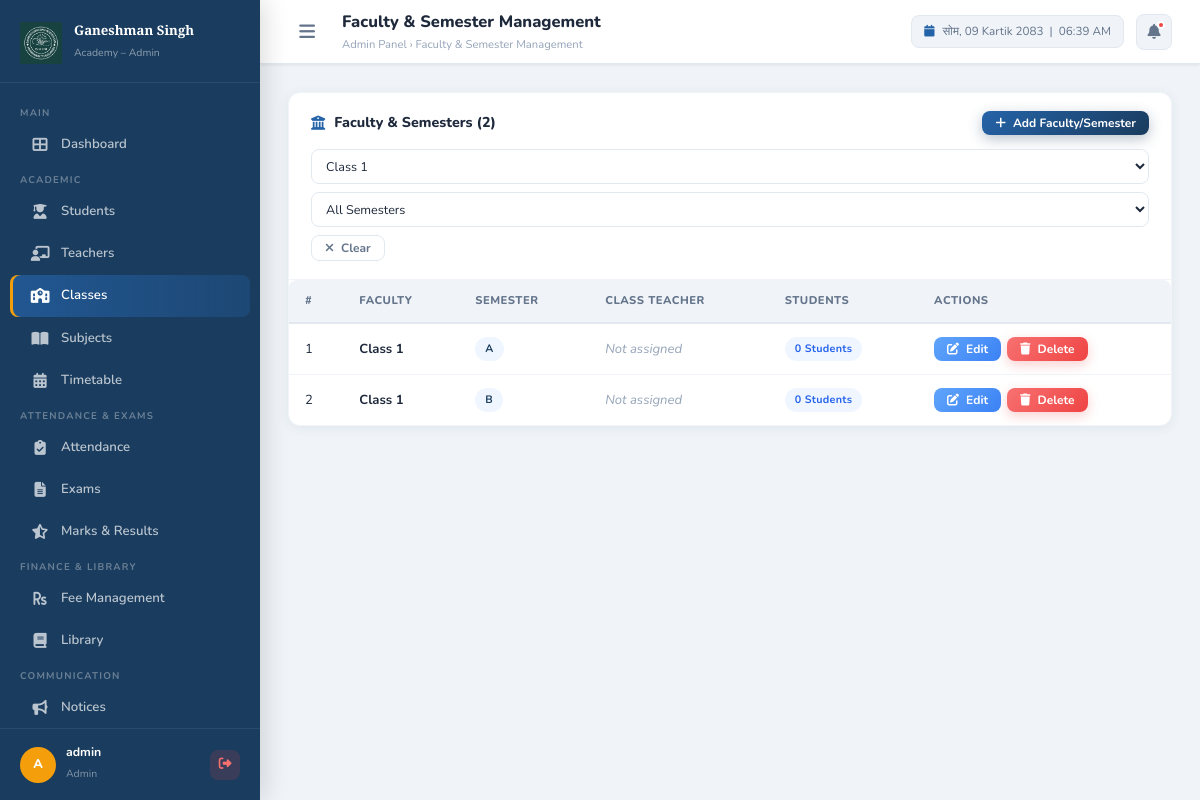
/admin/classes.php?faculty=Class 1 (signed in), run on the app's committed database.
### tables this page shows
CREATE TABLE IF NOT EXISTS classes (
    id INT AUTO_INCREMENT PRIMARY KEY,
    class_name VARCHAR(50) NOT NULL,
    section VARCHAR(10) NOT NULL,
    class_teacher_id INT DEFAULT NULL,
    created_at TIMESTAMP DEFAULT CURRENT_TIMESTAMP,
    UNIQUE KEY unique_class_section (class_name, section)
);

### includes/config.php (called while the page is built, shortened)
<?php
class Database {
    private static $instance = null;
    private $connection;
    private function __construct() {
        $this->connection = new mysqli(DB_HOST, DB_USER, DB_PASS, DB_NAME);
        $this->connection->set_charset(DB_CHARSET);
    }
    public static function getInstance(): Database {
        if (self::$instance === null) {
            self::$instance = new Database();
        }
        return self::$instance;
    }
    public function fetchAll(string $sql, string $types = '', array $params = []): array {
        if (!empty($params)) {
            $stmt = $this->connection->prepare($sql);
            $stmt->bind_param($types, ...$params);
            $stmt->execute();
            $result = $stmt->get_result();
        } else {
            $result = $this->connection->query($sql);
        }
        return $result->fetch_all(MYSQLI_ASSOC);
    }
}
function db(): Database {
    return Database::getInstance();
}

### includes/auth.php (called while the page is built, shortened)
<?php
require_once __DIR__ . '/config.php';
function sanitize(string $input): string {
    return htmlspecialchars(strip_tags(trim($input)), ENT_QUOTES, 'UTF-8');
}

### admin/classes.php (the view, shortened to what this page needs)
<?php
require_once '../includes/auth.php';
$filterFaculty = sanitize($_GET['faculty'] ?? '');
$filterSem     = sanitize($_GET['semester'] ?? '');
$where  = "WHERE 1=1";
$params = []; $types = '';
if ($filterFaculty) { $where .= " AND c.class_name = ?"; $params[] = $filterFaculty; $types .= 's'; }
$classes = db()->fetchAll("
    SELECT c.*, t.first_name, t.last_name,
           (SELECT COUNT(*) FROM students s WHERE s.class_id=c.id AND s.is_active=1) as student_count
    FROM classes c
    LEFT JOIN teachers t ON c.class_teacher_id = t.id
    $where
    ORDER BY c.class_name, c.section
", $types, $params);
$allFaculties = db()->fetchAll("SELECT DISTINCT class_name FROM classes ORDER BY class_name");
include '../includes/admin_header.php';
?>
<div class="card">
    <div class="card-header" style="flex-direction:column;align-items:flex-start;gap:14px;">
        <div style="display:flex;align-items:center;justify-content:space-between;width:100%;flex-wrap:wrap;gap:10px;">
            <h3><i class="fas fa-university"></i> Faculty & Semesters (<?= count($classes) ?>)</h3>
            <button class="btn btn-primary btn-sm" onclick="Modal.open('addClassModal')">
                <i class="fas fa-plus"></i> Add Faculty/Semester
            </button>
        </div>
        <div style="display:flex;align-items:center;gap:8px;flex-wrap:wrap;width:100%;">
            <select id="filterFaculty" class="form-control"
                    style="min-width:160px;padding:7px 10px;font-size:0.84rem;"
                    onchange="applyClassFilter()">
                <?php foreach ($allFaculties as $f): ?>
                <option value="<?= htmlspecialchars($f['class_name']) ?>"
                        <?= $filterFaculty===$f['class_name']?'selected':'' ?>>
                    <?= htmlspecialchars($f['class_name']) ?>
                </option>
                <?php endforeach; ?>
            </select>
            <select id="filterSem" class="form-control"
                    style="min-width:130px;padding:7px 10px;font-size:0.84rem;"
                    onchange="applyClassFilter()">
                <option value="">All Semesters</option>
            </select>
            <?php if ($filterFaculty || $filterSem): ?>
            <a href="classes.php" class="btn btn-outline btn-sm">
                <i class="fas fa-times"></i> Clear
            </a>
            <?php endif; ?>
        </div>
    </div>
    <div class="card-body" style="padding:0;">
        <div class="table-responsive">
            <table class="table">
                <thead>
                    <tr>
                        <th>#</th>
                        <th>Faculty</th>
                        <th>Semester</th>
                        <th>Class Teacher</th>
                        <th>Students</th>
                        <th>Actions</th>
                    </tr>
                </thead>
                <tbody>
                    <?php if (empty($classes)): ?>
                    <tr><td colspan="6">
                        <div class="empty-state">
                            <i class="fas fa-university"></i>
                            <h3>No Records Found</h3>
                            <p><?= ($filterFaculty||$filterSem) ? 'Try changing your filters.' : 'Add your first faculty and semester.' ?></p>
                        </div>
                    </td></tr>
                    <?php else: ?>
                    <?php foreach ($classes as $i => $c): ?>
                    <tr>
                        <td><?= $i + 1 ?></td>
                        <td><strong><?= htmlspecialchars($c['class_name']) ?></strong></td>
                        <td><span class="badge badge-primary"><?= htmlspecialchars($c['section']) ?></span></td>
                        <td>
                            <?php if ($c['first_name']): ?>
                            <div style="display:flex;align-items:center;gap:8px;">
                                <div class="student-avatar" style="width:28px;height:28px;font-size:0.70rem;background:linear-gradient(135deg,#059669,#10b981);">
                                    <?= strtoupper(substr($c['first_name'], 0, 1)) ?>
                                </div>
                                <?= htmlspecialchars($c['first_name'].' '.$c['last_name']) ?>
                            </div>
                            <?php else: ?>
                            <span style="color:var(--text-light);font-style:italic;">Not assigned</span>
                            <?php endif; ?>
                        </td>
                        <td><span class="badge badge-info"><?= $c['student_count'] ?> students</span></td>
                        <td>
                            <div style="display:flex;gap:6px;">
                                <button class="btn btn-info btn-sm"
                                        onclick="editClass(<?= htmlspecialchars(json_encode($c)) ?>)">
                                    <i class="fas fa-edit"></i> Edit
                                </button>
                                <form method="POST" style="display:inline;">
                                    <button type="submit" class="btn btn-danger btn-sm"
                                            onclick="return confirm('Delete \'<?= htmlspecialchars($c['class_name'].' — '.$c['section']) ?>\'? Students will be unassigned.')">
                                        <i class="fas fa-trash"></i> Delete
                                    </button>
                                </form>
                            </div>
                        </td>
                    </tr>
                    <?php endforeach; ?>
                    <?php endif; ?>
                </tbody>
            </table>
        </div>
    </div>
</div>
<?php include '../includes/admin_footer.php'; ?>

### assets/css/style.css (style rules this page uses)
:root { --primary: #1a3c5e; --primary-light: #2563a8; --primary-dark: #0f2540; --accent: #f59e0b; --accent-light: #fbbf24; --success: #10b981; --danger: #ef4444; --warning: #f59e0b; --info: #3b82f6; --purple: #8b5cf6; --bg: #f0f4f8; --bg-card: #ffffff; --bg-sidebar: #1a3c5e; --text-primary: #1e293b; --text-secondary:#64748b; --text-light: #94a3b8; --text-white: #ffffff; --border: #e2e8f0; --border-light: #f1f5f9; --shadow-sm: 0 1px 3px rgba(0,0,0,0.08); --shadow: 0 4px 16px rgba(0,0,0,0.10); --shadow-lg: 0 10px 40px rgba(0,0,0,0.14); --shadow-card: 0 2px 12px rgba(26,60,94,0.08); --radius: 12px; --radius-sm: 8px; --radius-lg: 18px; --radius-full: 9999px; --sidebar-width: 260px; --header-height: 64px; --transition: all 0.22s ease; }
*, *::before, *::after { box-sizing: border-box; margin: 0; padding: 0; }
html { font-size: 15px; scroll-behavior: smooth; }
body { font-family: 'Nunito', sans-serif; background: var(--bg); color: var(--text-primary); min-height: 100vh; line-height: 1.6; }
a { color: var(--primary-light); text-decoration: none; transition: var(--transition); }
.form-control { width: 100%; padding: 11px 14px; border: 1.5px solid var(--border); border-radius: var(--radius-sm); font-family: 'Nunito', sans-serif; font-size: 0.93rem; color: var(--text-primary); background: #fff; transition: var(--transition); outline: none; }
select.form-control { cursor: pointer; }
.btn { display: inline-flex; align-items: center; gap: 7px; padding: 10px 20px; border: none; border-radius: var(--radius-sm); font-family: 'Nunito', sans-serif; font-size: 0.88rem; font-weight: 700; cursor: pointer; transition: var(--transition); text-decoration: none; white-space: nowrap; line-height: 1; }
.btn-primary { background: linear-gradient(135deg, var(--primary-light), var(--primary)); color: #fff; box-shadow: 0 4px 14px rgba(26,60,94,0.3); }
.btn-danger { background: linear-gradient(135deg, #f87171, var(--danger)); color: #fff; box-shadow: 0 4px 12px rgba(239,68,68,0.25); }
.btn-info { background: linear-gradient(135deg, #60a5fa, var(--info)); color: #fff; }
.btn-outline { background: transparent; border: 1.5px solid var(--border); color: var(--text-secondary); }
.btn-sm { padding: 6px 13px; font-size: 0.80rem; }
.card { background: #fff; border-radius: var(--radius); box-shadow: var(--shadow-card); border: 1px solid var(--border-light); overflow: hidden; }
.card-header { padding: 18px 22px; border-bottom: 1px solid var(--border-light); display: flex; align-items: center; justify-content: space-between; gap: 12px; }
.card-header h3 { font-size: 0.95rem; font-weight: 800; color: var(--text-primary); display: flex; align-items: center; gap: 9px; }
.card-header h3 i { color: var(--primary-light); }
.card-body { padding: 22px; }
.table-responsive { overflow-x: auto; border-radius: var(--radius-sm); }
.table { width: 100%; border-collapse: collapse; font-size: 0.87rem; }
.table th { background: var(--bg); padding: 12px 16px; text-align: left; font-size: 0.75rem; font-weight: 800; text-transform: uppercase; letter-spacing: 0.5px; color: var(--text-secondary); border-bottom: 2px solid var(--border); white-space: nowrap; }
.table td { padding: 13px 16px; border-bottom: 1px solid var(--border-light); color: var(--text-primary); vertical-align: middle; }
.table tbody tr:last-child td { border-bottom: none; }
.badge { display: inline-flex; align-items: center; gap: 4px; padding: 3px 10px; border-radius: var(--radius-full); font-size: 0.72rem; font-weight: 700; text-transform: capitalize; letter-spacing: 0.3px; }
.badge-info { background: #eff6ff; color: #2563eb; }
.badge-primary { background: #eff6ff; color: var(--primary); }

### data on the page
classes: class_name "Class 1", section "A", student_count "0"
classes: class_name "Class 1", section "B", student_count "0"

### other printed values
substr($user['name'],0,1) "A"
$user['name'] "admin"
$user['role'] "Admin"
$pageTitle "Faculty & Semester Management"
NepaliDate::todayDayName() "सोम"
count($classes) "2"
form field value "Class 1"
